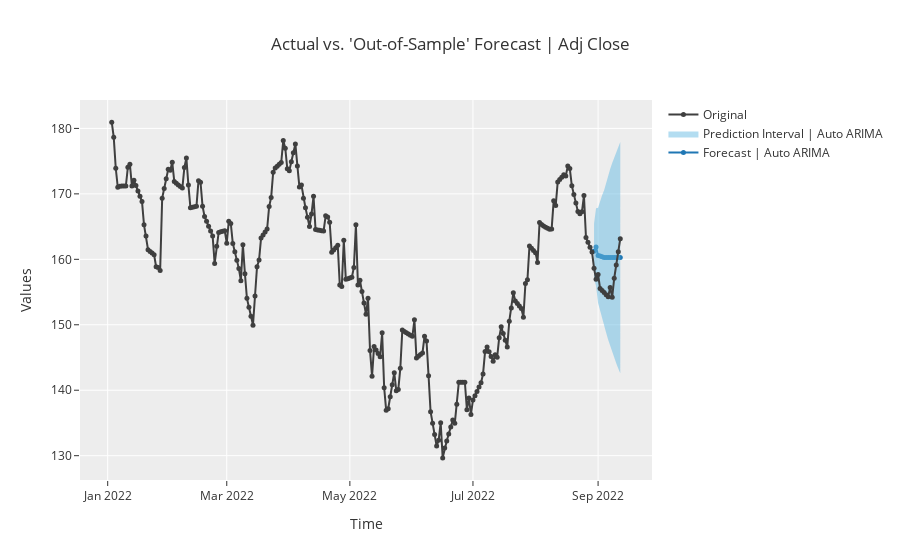

Notebook code for this chart:
### Code cell
tuned_arima = exp.tune_model(auto_arima, fold=3, optimize='RMSE')
plot_model(tuned_arima)

### Figure 1 — Plotly figure (JSON) as saved in the notebook; plotly's stock layout.template omitted (floating-point values rounded to 4 significant figures; data arrays with more than 128 entries replaced by an {"elided": "..."} marker saying what was removed)
{"data": [{"line": {"color": "#1f77b4"}, "marker": {"size": 5}, "mode": "lines+markers", "name": "Forecast | Auto ARIMA", "showlegend": true, "type": "scatter", "x": ["2022-08-30T00:00:00", "2022-08-31T00:00:00", "2022-09-01T00:00:00", "2022-09-02T00:00:00", "2022-09-03T00:00:00", "2022-09-04T00:00:00", "2022-09-05T00:00:00", "2022-09-06T00:00:00", "2022-09-07T00:00:00", "2022-09-08T00:00:00", "2022-09-09T00:00:00", "2022-09-10T00:00:00", "2022-09-11T00:00:00", "2022-09-12T00:00:00"], "y": [161.2, 161.9, 160.6, 160.5, 160.4, 160.3, 160.3, 160.3, 160.3, 160.3, 160.3, 160.3, 160.3, 160.3]}, {"line": {"width": 0}, "marker": {"color": "#68BBE3"}, "mode": "lines", "name": "Lower Interval", "showlegend": false, "type": "scatter", "x": ["2022-08-30T00:00:00", "2022-08-31T00:00:00", "2022-09-01T00:00:00", "2022-09-02T00:00:00", "2022-09-03T00:00:00", "2022-09-04T00:00:00", "2022-09-05T00:00:00", "2022-09-06T00:00:00", "2022-09-07T00:00:00", "2022-09-08T00:00:00", "2022-09-09T00:00:00", "2022-09-10T00:00:00", "2022-09-11T00:00:00", "2022-09-12T00:00:00"], "y": [157.0, 155.9, 153.3, 152.1, 151.0, 150.0, 148.8, 147.7, 146.7, 145.8, 144.9, 144.1, 143.3, 142.6]}, {"fill": "tonexty", "fillcolor": "rgba(104,187,227,0.5)", "line": {"width": 0}, "marker": {"color": "#68BBE3"}, "mode": "lines", "name": "Prediction Interval | Auto ARIMA", "showlegend": true, "type": "scatter", "x": ["2022-08-30T00:00:00", "2022-08-31T00:00:00", "2022-09-01T00:00:00", "2022-09-02T00:00:00", "2022-09-03T00:00:00", "2022-09-04T00:00:00", "2022-09-05T00:00:00", "2022-09-06T00:00:00", "2022-09-07T00:00:00", "2022-09-08T00:00:00", "2022-09-09T00:00:00", "2022-09-10T00:00:00", "2022-09-11T00:00:00", "2022-09-12T00:00:00"], "y": [165.4, 167.8, 167.9, 168.9, 169.8, 170.6, 171.7, 172.8, 173.8, 174.7, 175.6, 176.4, 177.2, 177.9]}, {"marker": {"color": "#3f3f3f", "size": 5}, "mode": "lines+markers", "name": "Original", "showlegend": true, "type": "scatter", "x": {"elided": "253 str values"}, "y": {"elided": "253 float values"}}], "layout": {"showlegend": true, "title": {"text": "Actual vs. 'Out-of-Sample' Forecast | Adj Close"}, "xaxis": {"title": {"text": "Time"}}, "yaxis": {"title": {"text": "Values"}}}}
